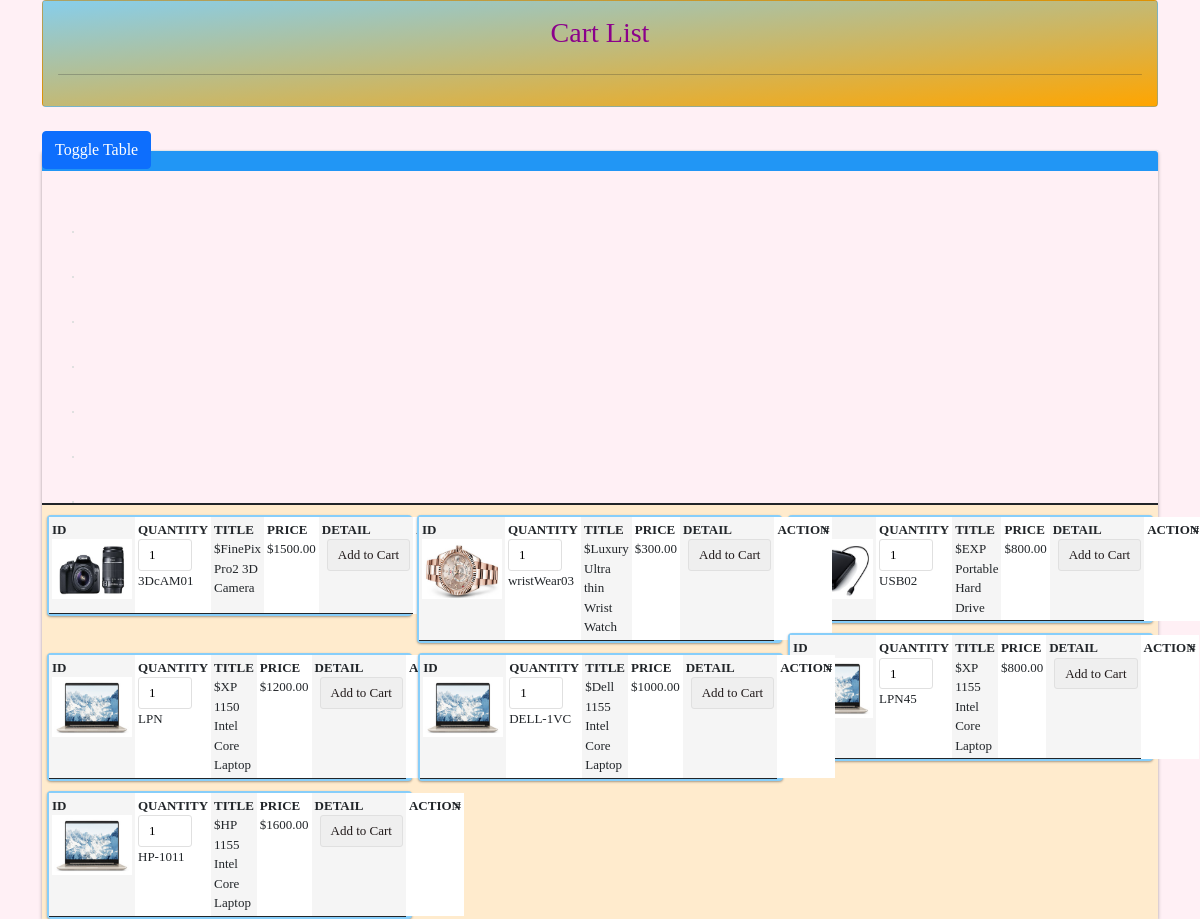
Page /cart_list.php on the committed database.
### tables this page shows
CREATE TABLE `tblproduct` (
  `id` int(8) NOT NULL,
  `name` varchar(255) NOT NULL,
  `code` varchar(255) NOT NULL,
  `image` text NOT NULL,
  `price` double(10,2) NOT NULL
);

### Cart.php (called while the page is built, shortened)
<?php
class Cart
{
    private $servername = 'localhost';
    private $username = 'id20486986_root';
    private $password = 'ol*OMpL5S&8nCR#(';
    private $database = 'id20486986_tr_web_app';
    public $con;
    public function __construct()
    {
        $this->con = mysqli_connect($this->servername, $this->username, $this->password,$this->database);
        if(mysqli_connect_error())
        {
            trigger_error("failed to connect to MySQL: ". mysqli_connect_error());
        }
        else
        {
            return $this->con;
        }
    }
 function runQuery($query) {
		$result = mysqli_query($this->con,$query);
		while($row=mysqli_fetch_assoc($result)) {
			$resultset[] = $row;
		}
		if(!empty($resultset))
			return $resultset;
	}
}
?>

### cart_list.php (the view, shortened to what this page needs)
<?php
 include 'Cart.php';
 $customerObj = new Cart();
?>
<!DOCTYPE html>
<html lang="en">
<head>
    <link href="https://cdn.jsdelivr.net/npm/bootstrap@5.1.3/dist/css/bootstrap.min.css" rel="stylesheet">
    <link rel="stylesheet" href="https://pro.fontawesome.com/releases/v5.10.0/css/all.css">
    <link rel="stylesheet" href="style1.css">
</head>
<body class="page">
    <div class="container">
<div class="card text-center" style="padding: 15px;">
        <h3 style="color:darkmagenta;">Cart List</h3>
        <hr class="rounded">
    </div><br>
     <button class="btn btn-primary toggleBtn" type="button">Toggle Table</button>
    <div class="panel panel-default">
      <div class="panel-body ustBorder">
        <div class="row">
      <div class="col-md-12">
      <table class="table">
          <tbody>
            <?php
                $customers = $customerObj->runQuery("SELECT * FROM tblproduct ORDER BY id ASC");
                foreach ($customers as $key=>$value) {
          ?>
            <tr class="tr">
                <div id="product-grid">
		<div class="product-item">
			<form method="post" action="cart_list.php?action=add&code=<?php echo $customers[$key]["code"]; ?>">
		<td class="td" data-label='ID'>	<img src="<?php echo $customers[$key]["image"]; ?>" width="80px" height="60px"></td>
			<div class="product-tile-footer">
		<td class="td" data-label='Quantity'><div class="product-title"><input type="text" class="product-quantity" name="quantity" value="1" size="2" /><?php echo $customers[$key]["code"]; ?></div></td>
			<td class="td" data-label='Title'><div class="product-price"><?php echo "$".$customers[$key]["name"]; ?></div></td>
		<td class="td" data-label='Price'><div class="cart-action"><?php echo "$".$customers[$key]["price"]; ?> </div></td>
		<td class="td" data-label='Detail'>	<input type="submit" value="Add to Cart" class="btnAddAction" /></td>
		<td class="td" data-label='Action'><div class="cart-action"><?php echo "#"; ?></div> </td>
			</div>
			</form>
		</div>
</div>
            </tr>
            <?php } ?>
          </tbody>
      </table>
    </div>
      </div>
    </div>
</div>
    </div>
</body>
</html>

### style1.css (style rules this page uses)
* { margin: 0; padding: 0; box-sizing: border-box; }
html { scroll-behavior: smooth; }
.card { height: auto; background-color: pink; background-image: linear-gradient(to bottom right, skyblue, orange); }
.page { background-color: lavenderblush; opacity: 1; }
.panel { margin-top: 20px; box-shadow: 0 -1px 0 #e5e5e5,0 0 2px rgba(0,0,0,.12),0 2px 4px rgba(0,0,0,.24); border: none; }
.ustBorder { border-radius: 3px 3px 0 0; border-top: 20px solid #2196F5; }
.table { border: 1px solid #ccc; width: 100%; margin: 0; padding: 0; border-collapse: collapse; border-spacing: 0; transition: all 0.8s cubic-bezier(.01,.98,.99,.06); background-color: blanchedalmond; }
.table .tr { border: 0; padding: 2px; transition: all 0.4s ease-in-out; box-shadow: 0 1px 3px rgba(0,0,0,0.12), 0 1px 2px rgba(0,0,0,0.24); transition: all 0.5s cubic-bezier(.97,.86,.09,.23); border-radius: 4px; }
.tr { transition: all 0.8s ease-in-out; width: 32.7% !important; margin-top: 10px; transition: all 0.2s ease-in-out; height: auto; background-color: lightskyblue; }
.table .th, .table .td { padding: 3px; width: 100%; }
.ttable { float: right; width: 100%; margin-right: 5px; }
.tt3table { float: left; margin-left: 5px; background-color: lightskyblue; }
.table { border: 0 !important; }
.tr { height: auto; }
.td { margin-bottom: 1px; display: dashed; border-top: none !important; }
.table .td { display: dashed; text-align: left; font-size: 13px; background-color: #fff; }
.table .td:nth-child(odd) { background-color: #f5f5f5; }
.table .td:last-child { border-bottom: 0; }
.table .td:before { content: attr(data-label); float: left; width: 50%; text-transform: uppercase; font-weight: bold; }
.table .td:after { float: right; width: 50%; }
button { position: fixed; top: 10; left: 10; }
* { box-sizing: border-box; padding: 0; margin: 0; }
body { font-family: 'Playfair Display', serif; display: grid; background-color: #FFFFFF; align-content: center; min-height: 100vh; }
#product-grid { margin: 30px; }
.btnAddAction { padding: 5px 10px; margin-left: 5px; background-color: #efefef; border: #E0E0E0 1px solid; color: #211a1a; float: right; text-decoration: none; border-radius: 3px; cursor: pointer; }
.product-item { float: left; background: #ffffff; margin: 30px 30px 0px 0px; border: #E0E0E0 1px solid; }
.product-title { margin-bottom: 20px; }
.product-price { float:left; }
.cart-action { float: right; }
.product-quantity { padding: 5px 10px; border-radius: 3px; border: #E0E0E0 1px solid; }
.product-tile-footer { padding: 15px 15px 0px 15px; overflow: auto; }

### rows in the picture
tblproduct: image (picture), code "3DcAM01", name "FinePix Pro2 3D Camera", price "1500.00"
tblproduct: image (picture), code "USB02", name "EXP Portable Hard Drive", price "800.00"
tblproduct: image (picture), code "wristWear03", name "Luxury Ultra thin Wrist Watch", price "300.00"
tblproduct: code "LPN45", name "XP 1155 Intel Core Laptop", price "800.00"
tblproduct: image (picture), code "LPN", name "XP 1150 Intel Core Laptop", price "1200.00"
tblproduct: image (picture), code "DELL-1VC", name "Dell 1155 Intel Core Laptop", price "1000.00"
tblproduct: image (picture), code "HP-1011", name "HP 1155 Intel Core Laptop", price "1600.00"
